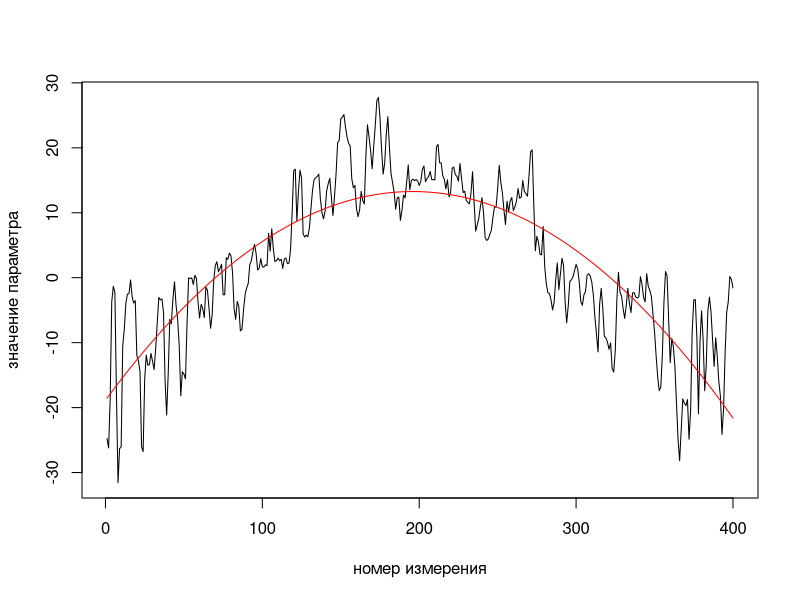

The R source for this figure:
#путь к файлам с данными
#setwd("C:/Users/user/Documents/практика1")
setwd("~/devel/courses/r-data-analysis/l01")
#куда записываем данные: header - заголовок столбца, разделение 
#столбцов через; чтение файла csv
MyData<-read.csv("6_1_1_2.csv",header=T, sep=";")
#рисуем график
#из переменной берем столбец Td, подписываем оси х,у
#параметр l-линии, p-точки.
plot(MyData$Td[1:400], 
     type="l", 
     xlab="номер измерения", 
     ylab="значение параметра")
#выбираем набор данных для которого будем строить регрессионную модель
# записываем в е столец Td как значения у, х задаем от 1 до 400
e<-data.frame(y=MyData$Td[1:400],x=1:400)
#подбираем коэффициенты регрессионной модели
#фунция nls ищет коэффициенты для модели y~a+b*x+c*x*x(сами определили)
#данные для функции из е, начальные значения задают и приращение 0.1
res<-nls(y~a+b*x+c*x*x,data=e,start=list(a=0.1,b=0.1,c=0.1))
#получаем значения коэффициентов
coef_func<-coef(res)
x=1:400#задаем снова иксы
#строим регрессионную функцию с найденными коэффициентами
yfunc<-coef_func[1]+coef_func[2]*x+coef_func[3]*x*x
#на этом же графике отстраиваем красную линию регрессии
lines(x,yfunc, type="l",col="red")
